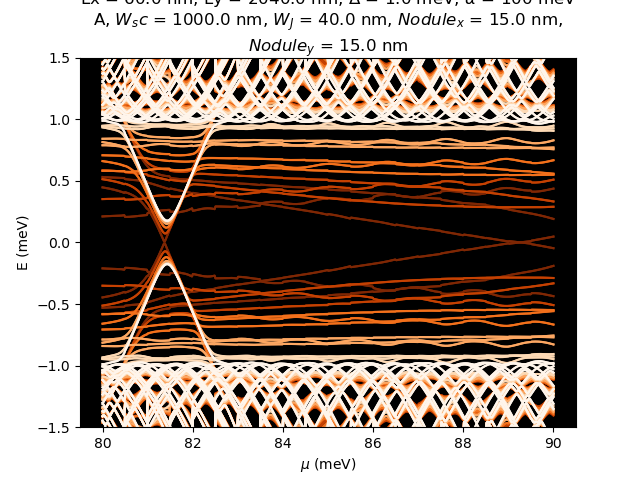

This figure's Python source:
import sys
import numpy as np
import matplotlib.pyplot as plt
import matplotlib.cm as cm
import matplotlib.patches as patches
import scipy.sparse as sparse
import scipy.linalg as LA
import scipy.sparse.linalg as spLA

import majoranaJJ.operators.sparse.qmsops as spop #sparse operators
import majoranaJJ.lattice.nbrs as nb #neighbor arrays
import majoranaJJ.lattice.shapes as shps #lattice shapes
import majoranaJJ.modules.plots as plots #plotting functions

from majoranaJJ.operators.potentials.barrier_leads import V_BL
###################################################

#Defining System
Nx = 12 #Number of lattice sites along x-direction
Ny = 408 #Number of lattice sites along y-direction
ax = 50 #lattice spacing in x-direction: [A]
ay = 50 #lattice spacing in y-direction: [A]
Wj = 8 #Junction region
cutx = 3 #width of nodule
cuty = 3 #height of nodule

nod_bool = True
if cutx == 0 and cuty == 0:
    nod_bool = False

Junc_width = Wj*ay*.10 #nm
SC_width = ((Ny - Wj)*ay*.10)/2 #nm
Nod_widthx = cutx*ax*.1 #nm
Nod_widthy = cuty*ay*.1 #nm
print("Nodule Width in x-direction = ", Nod_widthx, "(nm)")
print("Nodule Width in y-direction = ", Nod_widthy, "(nm)")
print("Junction Width = ", Junc_width, "(nm)")
print("Supercondicting Lead Width = ", SC_width, "(nm)")

###################################################

coor = shps.square(Nx, Ny) #square lattice
NN = nb.NN_Arr(coor) #neighbor array
NNb = nb.Bound_Arr(coor) #boundary array
lat_size = coor.shape[0]

Lx = (max(coor[:, 0]) - min(coor[:, 0]) + 1)*ax #Unit cell size in x-direction
Ly = (max(coor[:, 1]) - min(coor[:, 1]) + 1)*ay #Unit cell size in y-direction
print("Lattice size in x-direction", Lx*.1, "(nm)")
print("Lattice size in y-direction", Ly*.1, "(nm)")
###################################################
#Hamiltonian Parameters
alpha = 100 #Spin-Orbit Coupling constant: [meV*A]
gx = 0 #parallel to junction: [meV]
gz = 0 #normal to plane of junction: [meV]
phi_steps = 6
phi = np.linspace(0, np.pi, phi_steps) #SC phase difference
delta = 1.0 #Superconducting Gap: [meV]
V0 = 50 #Amplitude of potential: [meV]
V = V_BL(coor, Wj = Wj, cutx=cutx, cuty=cuty, V0 = V0)

#####################################

k = 64 #This is the number of eigenvalues and eigenvectors you want
mu_steps = 500 #Number of kx values that are evaluated
mu = np.linspace(80, 90, mu_steps)  #Chemical Potential: [meV]
bands = np.zeros((phi_steps, mu_steps, k))
cmap = cm.get_cmap('Oranges')
lin = np.linspace(0, 1, phi_steps)

def get_LE_basis(coor, ax, ay, NN, NNb, Wj, cutx, cuty, V, mu, gz, alpha, delta, phi):
    H0 = spop.HBDG(coor, ax, ay, NN, NNb=NNb, Wj=Wj, cutx=cutx, cuty=cuty, V=V, mu=mu, gammaz=gz, alpha=alpha, delta=delta, phi=phi, qx=1e-5*(np.pi/Lx), periodicX=True) #gives low energy basis

    eigs_0, vecs_0 = spLA.eigsh(H0, k=k, sigma=0, which='LM')
    vecs_0_hc = np.conjugate(np.transpose(vecs_0)) #hermitian conjugate

    H_M0 =  spop.HBDG(coor, ax, ay, NN, NNb = NNb, Wj = Wj, cutx = cutx, cuty = cuty, V = V, mu = 0, alpha = alpha, delta = delta, phi = phi, qx = 0, periodicX = True)

    H_M1 = spop.HBDG(coor, ax, ay, NN, NNb = NNb, Wj = Wj, cutx = cutx, cuty = cuty, V = V, mu = 1, alpha = alpha, delta = delta, phi = phi, qx = 0, periodicX =True)

    HM = H_M1 - H_M0

    HM0_DB = np.dot(vecs_0_hc, H_M0.dot(vecs_0))
    HM_DB = np.dot(vecs_0_hc, HM.dot(vecs_0))
    return HM0_DB, HM_DB

for i in range(phi_steps):
    print(phi_steps - i)
    phi_num = phi_steps - i
    mu_DB = mu[0]
    HM0_DB, HM_DB = get_LE_basis(coor, ax, ay, NN, NNb, Wj, cutx, cuty, V, mu_DB, 0, alpha, delta, phi[i])
    for j in range(mu_steps):
        print(phi_num, (j/mu_steps)*100, "%")
        if (mu[j] - mu_DB) >= 0.5:
            mu_DB = mu[j]
            HM0_DB, HM_DB = get_LE_basis(coor, ax, ay, NN, NNb, Wj, cutx, cuty, V, mu_DB, 1e-5, alpha, delta, phi[i])
        H = HM0_DB + mu[j]*HM_DB
        eigs, U = LA.eigh(H)
        #eigs, vecs = spLA.eigsh(H, k=k, sigma=0, which='LM')
        #idx_sort = np.argsort(eigs)
        #eigs = eigs[idx_sort]

        bands[i, j, :] = eigs

fig = plt.figure()
ax = fig.add_subplot(1, 1, 1)
ax.patch.set_facecolor('black')
for i in range(bands.shape[0]):
    for j in range(bands.shape[2]):
        ax.plot(mu, bands[i, :, j], c = cmap(lin[i]), zorder = -i)

ax.set_xlabel(r"$\mu$ (meV)")
ax.set_ylabel("E (meV)")
ax.set_title(r"Lx = {} nm, Ly = {} nm, $\Delta$ = {} meV, $\alpha$ = {} meV A, $W_sc$ = {} nm, $W_J$ = {} nm, $Nodule_x$ = {} nm, $Nodule_y$ = {} nm".format(Lx*.1, Ly*.1, delta, alpha, SC_width, Junc_width, Nod_widthx, Nod_widthy), wrap=True)
ax.set_ylim(-1.5, 1.5)
plt.savefig("e_mu_phase.png")
plt.show()
